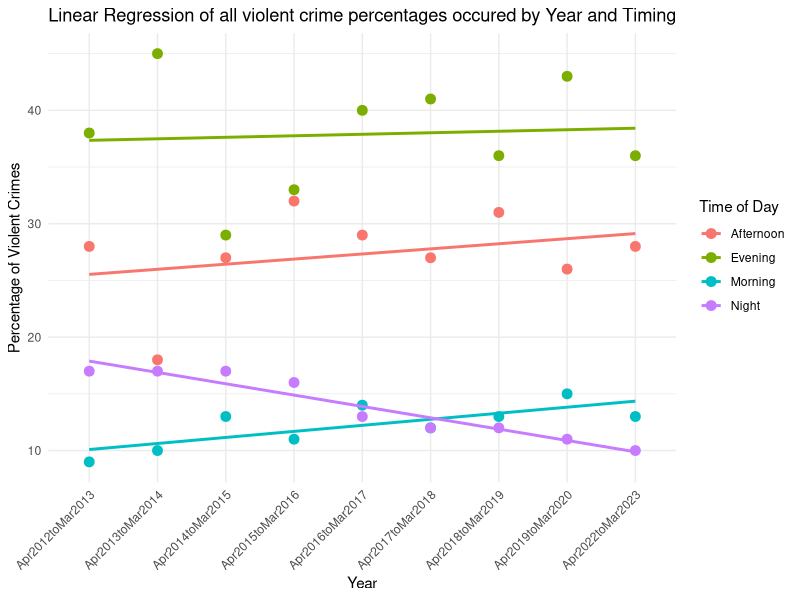
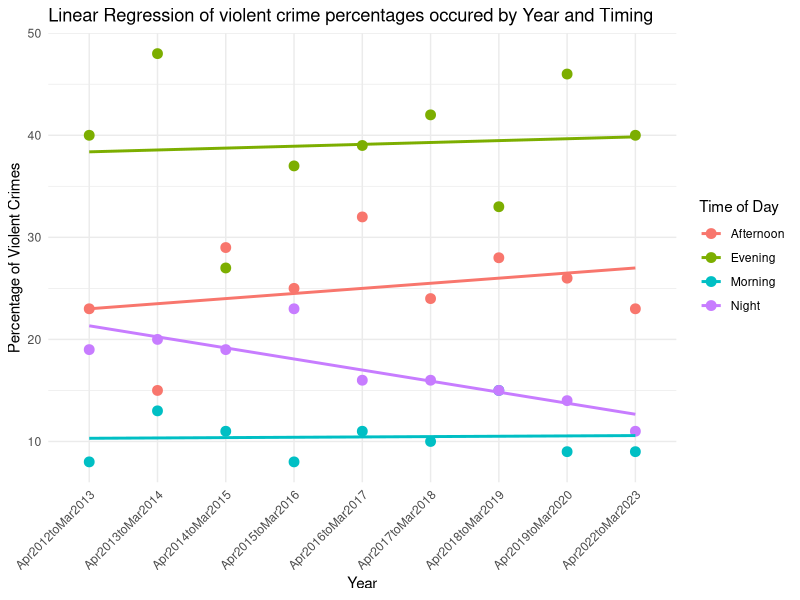
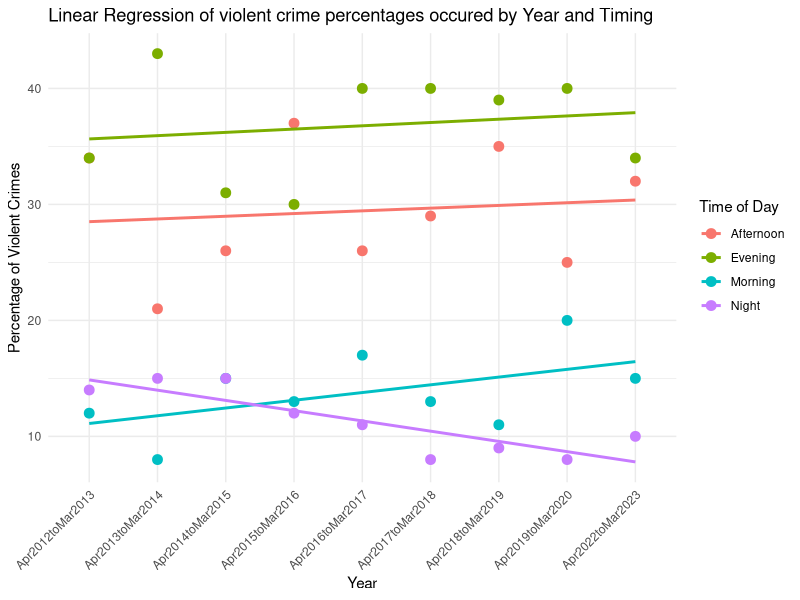
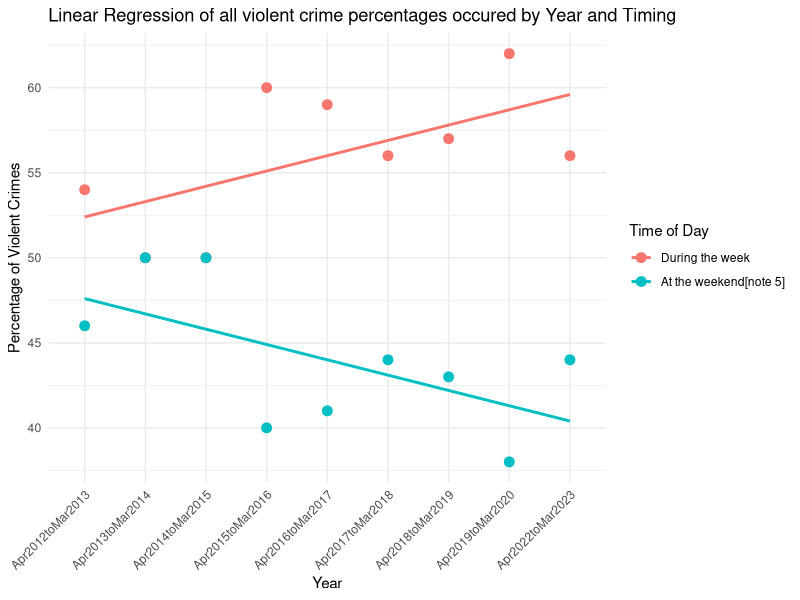

The R script that drew these images, in order:
## ---- chunk 1
#Load tidyverse
library(tidyverse)
## ---- chunk 2
#read all violent crime csv file into tibble 
allCrimeDataset <- read_csv("natureofcrimeviolenceyemar2023- Table_1a.csv")
#read crime resulting in injury csv file into tibble 
injuryDataet <-  read_csv("natureofcrimeviolenceyemar2023(Table_1b).csv")
#read crime resulting in no injury csv file into tibble 
noInjuryDataet <-  read_csv("natureofcrimeviolenceyemar2023(Table_1e).csv")



#to remove all variables rm(list = ls())


## ---- chunk 3
#removing and renaming rows/columns
allCrimeTib <- allCrimeDataset %>%
  slice(-c(1:8)) %>%
  select(-c(11:12))  %>%
  slice(-c(1, 2, 3, 4, 7, 8, 10, 11, 13, 14, 15, 16, 17, 18 )) %>%
  rename(Timing = 1,
  Apr2012toMar2013 = 2,
  Apr2013toMar2014 = 3,
  Apr2014toMar2015 = 4,
  Apr2015toMar2016 = 5,
  Apr2016toMar2017 = 6,
  Apr2017toMar2018 = 7,
  Apr2018toMar2019 = 8,
  Apr2019toMar2020 = 9,
  Apr2022toMar2023 = 10
  ) 
  
  #format into long format
  allCrimeTibLong <- allCrimeTib %>%  pivot_longer (
    cols = starts_with("Apr"),
    names_to = "Year",
    values_to = "Percentage"
  )%>%
  mutate(Year = factor(Year), #factorise Year
         Timing = factor(Timing), #factorise Timing
         Percentage = as.numeric(Percentage)) #turn percentages as numbers
## ---- chunk 4
#removing and renaming rows/columns
injuryTib <- injuryDataet %>%
  slice(-c(1:8)) %>%
  select(-c(11:12))  %>%
  slice(-c(1, 2, 3, 4, 7, 8, 10, 11, 13, 14, 15, 16, 17, 18 )) %>%
  rename(Timing = 1,
  Apr2012toMar2013 = 2,
  Apr2013toMar2014 = 3,
  Apr2014toMar2015 = 4,
  Apr2015toMar2016 = 5,
  Apr2016toMar2017 = 6,
  Apr2017toMar2018 = 7,
  Apr2018toMar2019 = 8,
  Apr2019toMar2020 = 9,
  Apr2022toMar2023 = 10
  ) 
  
  #format into long format
  injuryTibLong <- injuryTib %>%  pivot_longer (
    cols = starts_with("Apr"),
    names_to = "Year",
    values_to = "Percentage"
  )%>%
  mutate(Year = factor(Year), #factorise Year
         Timing = factor(Timing), #factorise Timing
         Percentage = as.numeric(Percentage)) #turn percentages as numbers
## ---- chunk 5
#removing and renaming rows/columns
noInjuryTib <- noInjuryDataet %>%
  slice(-c(1:8)) %>%
  select(-c(11:12))  %>%
  slice(-c(1, 2, 3, 4, 7, 8, 10, 11, 13, 14, 15, 16, 17, 18 )) %>%
  rename(Timing = 1,
  Apr2012toMar2013 = 2,
  Apr2013toMar2014 = 3,
  Apr2014toMar2015 = 4,
  Apr2015toMar2016 = 5,
  Apr2016toMar2017 = 6,
  Apr2017toMar2018 = 7,
  Apr2018toMar2019 = 8,
  Apr2019toMar2020 = 9,
  Apr2022toMar2023 = 10
  ) 
  
  #format into long format
  noInjuryTibLong <- noInjuryTib %>%  pivot_longer (
    cols = starts_with("Apr"),
    names_to = "Year",
    values_to = "Percentage"
  )%>%
  mutate(Year = factor(Year), #factorise Year
         Timing = factor(Timing), #factorise Timing
         Percentage = as.numeric(Percentage)) #turn percentages as numbers
## ---- chunk 6
totalPercentage <- sum(allCrimeTibLong$Percentage)
entropyAllCrime <- allCrimeTibLong %>%
  #find probability for each timing
  group_by(Timing) %>%
  mutate(probability = Percentage / totalPercentage) %>%
  ungroup()


entropy <- entropyAllCrime %>%
  #find entropy for each timing
  group_by(Timing) %>%
  summarise(entropy = -sum(probability * log2(probability))) %>%
  ungroup()
  
  #sum(entropyAllCrime$probability * log2(1/entropyAllCrime$probability))

entropy
## ---- chunk 7

#linear regression model
modelAllCrime <- lm(Percentage ~ Timing, data = allCrimeTibLong) 

#display linear model
summary(modelAllCrime) 

#weekend as reference: tib$Timing <- relevel(tib$timing, ref = "During the week")
#morning as reference: tib$Timing <- relevel(tib$timing, ref = "Morning")
## ---- chunk 8
#linear regression model
modelWithInjury <- lm(Percentage ~ Timing, data = injuryTibLong) 

#display linear model
summary(modelWithInjury) 
## ---- chunk 9
#linear regression model
modelNoInjury <- lm(Percentage ~ Timing, data = noInjuryTibLong) 

#display linear model
summary(modelNoInjury) 
## ---- chunk 10
#plot linear model
ggplot(allCrimeTibLong, aes(x = Year, y = Percentage, color = Timing)) +
  geom_point(size = 3) +
  geom_smooth(method = "lm", se = FALSE, aes(group = Timing), linetype = "solid") +
  labs(
    title = "Linear Regression of all violent crime percentages occured by Year and Timing",
    x = "Year",
    y = "Percentage of Violent Crimes",
    color = "Time of Day"
    
  ) +
  theme_minimal() +
  theme(axis.text.x = element_text(angle = 45, hjust = 1))
## ---- chunk 11
#plot linear model
ggplot(injuryTibLong, aes(x = Year, y = Percentage, color = Timing)) +
  geom_point(size = 3) +
  geom_smooth(method = "lm", se = FALSE, aes(group = Timing), linetype = "solid") +
  labs(
    title = "Linear Regression of violent crime percentages occured by Year and Timing",
    x = "Year",
    y = "Percentage of Violent Crimes",
    color = "Time of Day"
    
  ) +
  theme_minimal() +
  theme(axis.text.x = element_text(angle = 45, hjust = 1))
## ---- chunk 12
#plot linear model
ggplot(noInjuryTibLong, aes(x = Year, y = Percentage, color = Timing)) +
  geom_point(size = 3) +
  geom_smooth(method = "lm", se = FALSE, aes(group = Timing), linetype = "solid") +
  labs(
    title = "Linear Regression of violent crime percentages occured by Year and Timing",
    x = "Year",
    y = "Percentage of Violent Crimes",
    color = "Time of Day"
    
  ) +
  theme_minimal() +
  theme(axis.text.x = element_text(angle = 45, hjust = 1))
## ---- chunk 13
#removing and renaming rows/columns
weekdayWeekend <- allCrimeDataset %>%
  slice(-c(1:8)) %>%
  select(-c(11:12))  %>%
  slice(-c(3, 4, 5, 6, 7, 8, 9, 10, 11, 12, 13, 14, 15, 16, 17, 18 )) %>%
  rename(Timing = 1,
  Apr2012toMar2013 = 2,
  Apr2013toMar2014 = 3,
  Apr2014toMar2015 = 4,
  Apr2015toMar2016 = 5,
  Apr2016toMar2017 = 6,
  Apr2017toMar2018 = 7,
  Apr2018toMar2019 = 8,
  Apr2019toMar2020 = 9,
  Apr2022toMar2023 = 10
  ) 
  
  #format into long format
  weekdayWeekendLong <- weekdayWeekend %>%  pivot_longer (
    cols = starts_with("Apr"),
    names_to = "Year",
    values_to = "Percentage"
  )%>%
  mutate(Year = factor(Year), #factorise Year
         Timing = factor(Timing, levels = c("During the week", "At the weekend[note 5]")), #factorise Timing and reorder level
         Percentage = as.numeric(Percentage)) #turn percentages as numbers
## ---- chunk 14
ttestWeekendvsWeekday <- t.test(Percentage ~ Timing, data = weekdayWeekendLong, var.equal = TRUE)

print(ttestWeekendvsWeekday)
## ---- chunk 15

#linear regression model
modelWeekdayWeekend <- lm(Percentage ~ Year + Timing, data = weekdayWeekendLong) 

#display linear model
summary(modelWeekdayWeekend) 

#weekend as reference: tib$Timing <- relevel(tib$timing, ref = "During the week")
#morning as reference: tib$Timing <- relevel(tib$timing, ref = "Morning")
## ---- chunk 16
#plot linear model
ggplot(weekdayWeekendLong, aes(x = Year, y = Percentage, color = Timing)) +
  geom_point(size = 3) +
  geom_smooth(method = "lm", se = FALSE, aes(group = Timing), linetype = "solid") +
  labs(
    title = "Linear Regression of all violent crime percentages occured by Year and Timing",
    x = "Year",
    y = "Percentage of Violent Crimes",
    color = "Time of Day"
    
  ) +
  theme_minimal() +
  theme(axis.text.x = element_text(angle = 45, hjust = 1))
